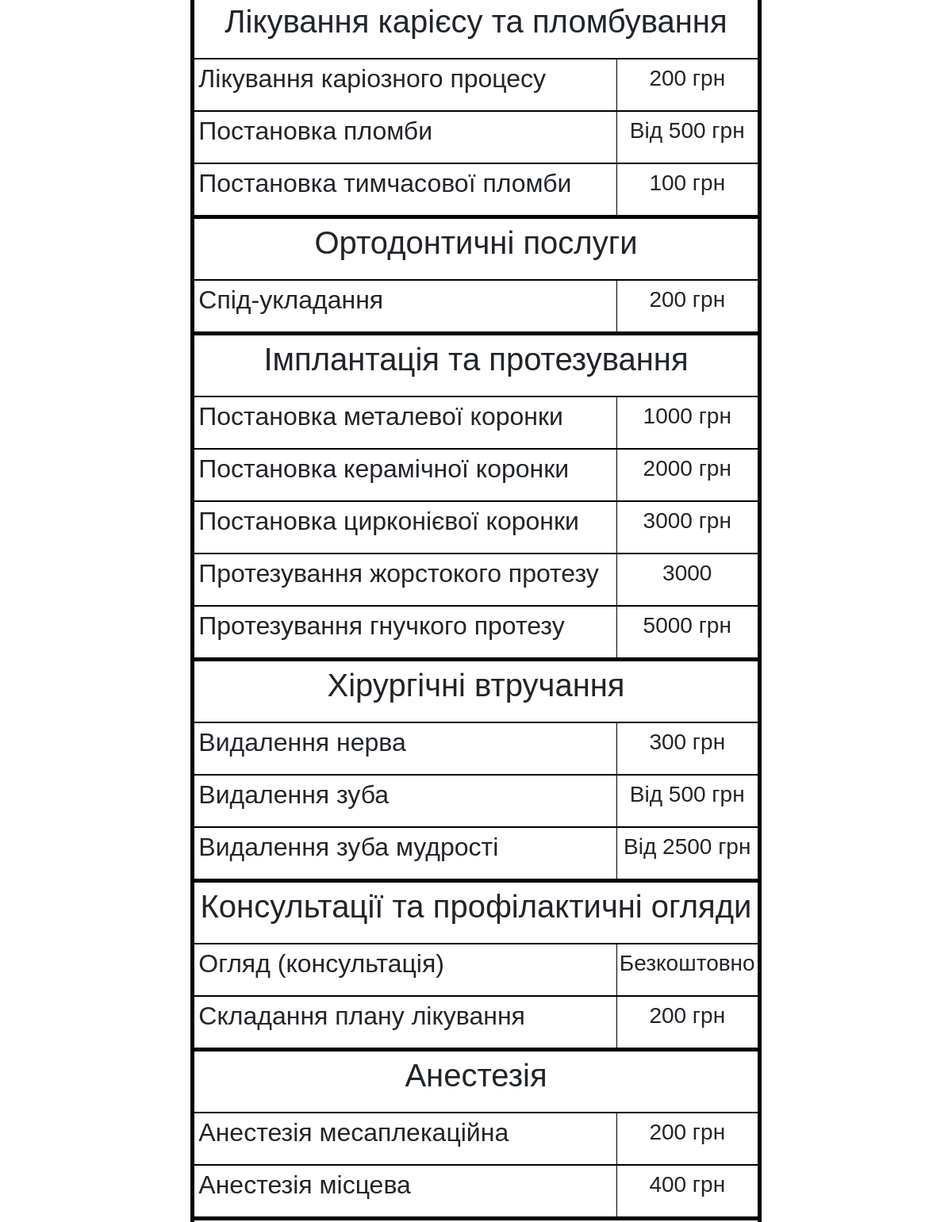
/price/ (middle part), run on an earlier commit of the app's database.
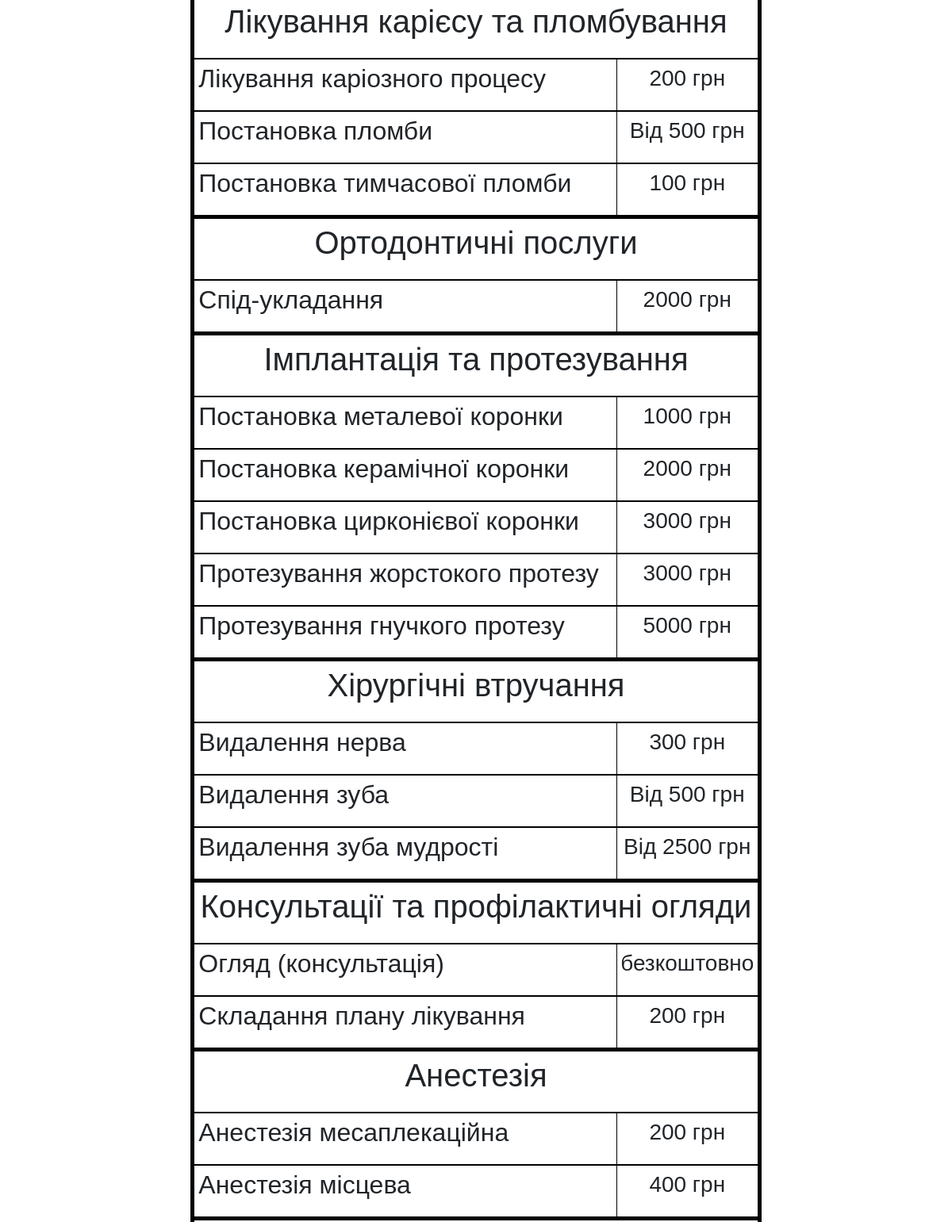
And on a later commit of the database.
### price/models.py (models this page shows)
class Category(models.Model):
    name = models.CharField(max_length=255)

class Service(models.Model):
    name = models.CharField(max_length=255)
    price = models.CharField(max_length=255)
    category = models.ForeignKey(Category,related_name='select_category',on_delete=models.CASCADE)

### price/views.py (the view)
# urls.py: path("price/", price_func, name="price_page"),
def price_func(request):
    categories = Category.objects.all()
    if request.method == 'POST':
        if request.POST.get('search'):
            categories = categories.filter(name__icontains = request.POST.get('search'))
    return render(request, 'price/price.html', context = {'categories': categories,'services': Service.objects.all()})

### price/templates/price/price.html (shortened to what this page needs)
{% extends 'base.html' %}
{% load static %}
{% block links %}
<link rel="stylesheet" href="{% static 'css/price.css' %}">
{% endblock %}
{% block content %}
    <div class="prices-div">
        <div class="category">
            {% for category in categories %}
                <p class="category-text fs-1">{{category.name}}</p>
                    <div class="servicec ">
                        {% for service in category.select_category.all %}
                            <div class="text">
                                <div class="name">
                                    <p class="text-break fs-2">{{service.name}}</p>
                                </div>
                                <div class="price">
                                    <p class="text-break fs-3">{{service.price}}</p>
                                </div>
                            </div>
                        {% endfor %}
                    </div>
            {% endfor %}
        </div>
    </div>
{% endblock %}

### login/templates/base.html (shortened to what this page needs)
<!DOCTYPE html>
{% load static %}
<html lang="en">
<head>
    <link rel="stylesheet" href="{% static 'css/base.css' %}">
    <link rel="stylesheet" href="{% static 'login/css/base.css' %}">
    <link href="https://cdn.jsdelivr.net/npm/bootstrap@5.3.3/dist/css/bootstrap.min.css" rel="stylesheet">
    {% block links %}
    {% endblock %}
</head>
<body>
    <main>
        {% block content %}
        {% endblock %}
    </main>
</body>
</html>

### login/static/login/css/base.css (style rules this page uses)
* { margin: 0; padding: 0; }
body { display: flex; flex-direction: column; justify-content: start; align-items: center; font-family: "Ledger", serif; font-weight: 400; font-style: normal; }
main { width: 100%; display: flex; justify-content: start; align-items: center; flex-direction: column; }
main { width: 100%; display: flex; flex-direction: column; align-items: center; justify-content: start; }

### price/static/css/price.css (style rules this page uses)
main { gap: 20px; }
.prices-div { display: flex; justify-content: start; align-items: center; flex-direction: column; width: 60%; }
.category { width: 100%; display: flex; flex-direction: column; align-items: center; padding-bottom: 5px; padding: 0; border-right: 5px solid black; border-left: 5px solid black; }
.category-text { font-size: 42px; font-family: Arial, sans-serif; width: 100%; text-align: center; }
.servicec { border-bottom: 5px solid black; width: 100%; display: flex; flex-direction: column; align-items: center; justify-content: center; }
.text { width: 100%; display: flex; flex-direction: row; align-items: center; justify-content: center; border-top: 2px solid black; padding: 0; }
.name { width: 75%; height: 100%; display: flex; align-items: center; justify-content: start; border-right: 1px solid black; }
.name p { font-size: 30px; font-family: Arial, sans-serif; width: 100%; text-align: start; padding-left: 1%; }
.price { width: 25%; height: 100%; display: flex; align-items: center; justify-content: center; }
.price p { font-size: 30px; width: 100%; text-align: center; font-family: Arial, sans-serif; }

What changed in the data, as far as the page shows it:
changed Service "Спід-укладання": price "200 грн" → "2000 грн"
changed Service "Протезування жорстокого протезу": price "3000" → "3000 грн"
changed Service "Огляд (консультація)": price "Безкоштовно" → "безкоштовно"
